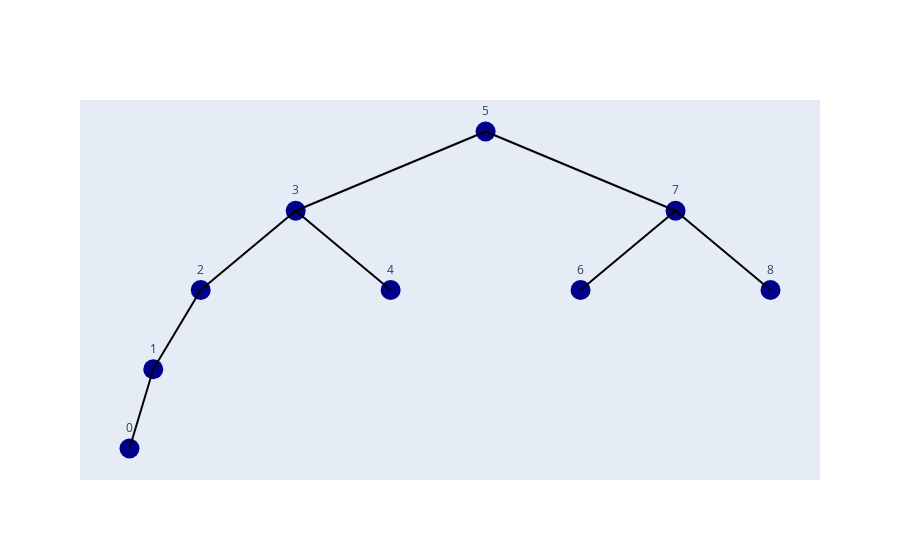

Source (notebook cell):
### Markdown cell above
## Debugging

### Code cell
import pytest
from binarysearchtree import *

def validateThreeNodes(bst, valueOne, valueTwo, valueThree):
    """
    Checks if the given three nodes have the required relationship in the Binary Search Tree.
    
    This function validates if either nodeTwo is a descendant of nodeOne and nodeThree is a descendant
    of nodeTwo, or if nodeOne is a descendant of nodeTwo and nodeThree is an ascendant of nodeTwo.

    Parameters:
    bst (BST): he Binary Search Tree containing the nodes.
    valueOne (int): The value of the first node.
    valueTwo (int): The value of the second node.
    valueThree (int): The value of the third node.

    Returns:
    bool: True if the given nodes have the required relationship, False otherwise.
    """
    # Write your code here.

    if not valueOne or not valueTwo or not valueThree:
        return False
    
    def is_descendant(child_value, parent_value):
        if child_value == parent_value:
            return True
        
        current_node = bst.root
        while current_node:
            if current_node.value == parent_value:
                break
            
            if child_value < current_node.value:
                current_node = current_node.left_child
            else:
                current_node = current_node.right_child
                
        if not current_node:
            return False
        
        #return bst._contains(child_value, current_node)
        return bst._contains(current_node, child_value)
    
    def is_ascendant(parent_value, child_value):
        return is_descendant(child_value, parent_value)
    
    print("Node two is descendant of node one: ", is_descendant(valueTwo, valueOne))
    print("Node three is descendant of node two: ", is_descendant(valueThree, valueTwo))
    
    first_case = False
    second_case = False
    if is_descendant(valueTwo, valueOne) and is_descendant(valueThree, valueTwo):
        first_case = True
    
    print("Node one is descendant of node two: ", is_descendant(valueOne, valueTwo))
    print("Node three is ascendant of node two: ", is_ascendant(valueThree, valueTwo))
    if is_descendant(valueOne, valueTwo) and is_ascendant(valueThree, valueTwo):
        second_case = True
    
    print("First case: ", first_case)
    print("Second case: ", second_case)
    if first_case or second_case:
        return True
    
    return False

array = [[5, 2, 1, 0, 4, 3, 7, 6, 8],
             [5, 3, 2, 1, 0, 4, 7, 6, 8],
             [5, 3, 2, 1, 0, 4, 7, 6, 8],
             [2, 1, 3, 4, 5, 6, 7, 8, 9],
             [6, 4, 3, 1, 2, 8, 7, 9],
             [2, 1, 3, 4],
             [8, 4, 3, 2, 1, 10, 9, 14, 12, 11, 6, 7, 13],
             [8, 7, 6, 5, 4, 3, 2, 1, 9],
             [3, 2, 1],
             [3, 2, 1],
             [6, 4, 2, 1, 3, 5, 8, 7, 9],
             [10, 6, 5, 3, 1, 2, 4, 8, 7, 9, 15, 14, 13, 11, 12, 18, 17, 16],
             [10, 6, 5, 3, 1, 2, 4, 8, 7, 9, 15, 14, 13, 11, 12, 18, 17, 16],
             [5, 3, 1, 0, 2, 4, 7, 6, 8],
             [5, 3, 1, 0, 2, 4, 7, 6, 8]]

bst = BST()
for value in array[1]:
    bst.add(value)
bst.plot()
validateThreeNodes(bst,5,8,1)

### Figure 1 — Plotly figure (JSON) as saved in the notebook; plotly's stock layout.template omitted (floating-point values rounded to 4 significant figures)
{"data": [{"marker": {"color": "darkblue", "size": 20, "symbol": "circle"}, "mode": "markers+text", "text": ["5", "3", "2", "1", "0", "4", "7", "6", "8"], "textposition": "top center", "type": "scatter", "x": [0, -0.5, -0.75, -0.875, -0.9375, -0.25, 0.5, 0.25, 0.75], "y": [0, -1, -2, -3, -4, -2, -1, -2, -2]}, {"line": {"color": "black"}, "mode": "lines", "type": "scatter", "x": [0, -0.5, null, -0.5, -0.75, null, -0.75, -0.875, null, -0.875, -0.9375, null, -0.5, -0.25, null, 0, 0.5, null, 0.5, 0.25, null, 0.5, 0.75, null], "y": [0, -1, null, -1, -2, null, -2, -3, null, -3, -4, null, -1, -2, null, 0, -1, null, -1, -2, null, -1, -2, null]}], "layout": {"showlegend": false, "title": {"text": ""}, "xaxis": {"showgrid": false, "showticklabels": false, "title": {"text": ""}, "zeroline": false}, "yaxis": {"showgrid": false, "showticklabels": false, "title": {"text": ""}, "zeroline": false}}}
